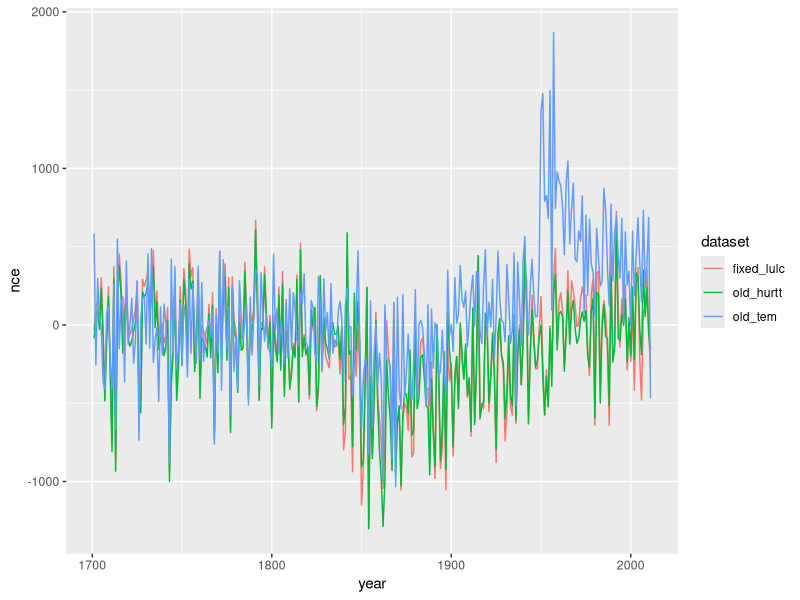

Generate this figure with R:
### Compare trends across datasets

### inDF
inDF <- read.csv("result/trend_comparison.csv")

inDF1 <- subset(inDF, select = c("year", "nce_fixed_lulcc","nce_cum_fixed_lulcc",
                                 "nep_fixed_lulcc", "nep_cum_flixed_lulcc"))

inDF2 <- subset(inDF, select = c("year", "nce", "nce_cum_old_tem", "nep_old_tem",
                                 "nep_cum_old_tem"))

inDF3 <- subset(inDF, select = c("year", "nce_old_hurtt", "nce_cum_old_hurtt",
                                 "nep_old_hurtt", "nep_cum_old_hurtt"))

inDF1$dataset <- "fixed_lulc"
inDF2$dataset <- "old_tem"
inDF3$dataset <- "old_hurtt"

colnames(inDF3) <- colnames(inDF2) <- colnames(inDF1) <- c("year","nce","nce_cum",
                                                           "nep", "nep_cum","dataset")

myDF <- rbind(inDF1, inDF2)
myDF <- rbind(myDF, inDF3)

### library
require(ggplot2)

### plotting
p <- ggplot(myDF, aes(x=year, y=nce, group=dataset)) +
    geom_line(aes(color=dataset))
plot(p)


